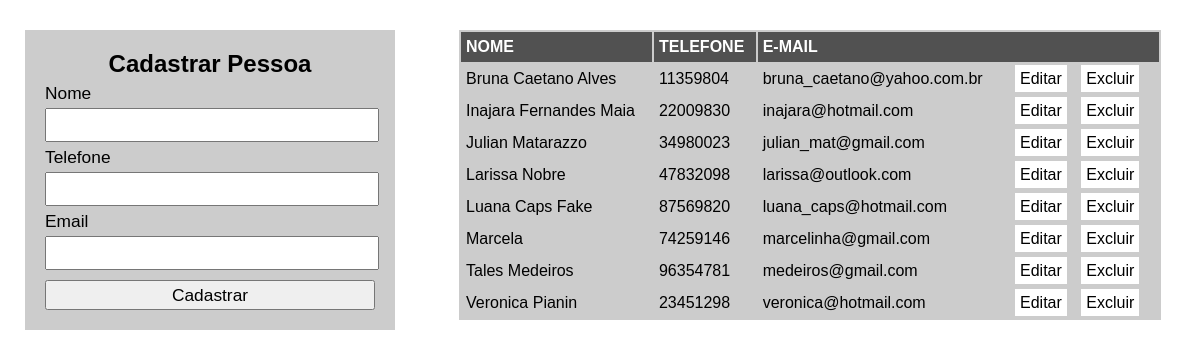
The page /CRUD-PESSOA/index.php on the database its author committed.
### tables this page shows
CREATE TABLE `pessoa` (
  `id` int(11) NOT NULL AUTO_INCREMENT,
  `nome` varchar(40) DEFAULT NULL,
  `telefone` varchar(15) DEFAULT NULL,
  `email` varchar(50) DEFAULT NULL,
  PRIMARY KEY (`id`)
);

### CRUD-PESSOA/class-pessoa.php (called while the page is built, shortened)
<?php
Class Pessoa{
    private $pdo;
    public function __construct($dbname,$host,$user,$senha)
    {
        try{
            $this->pdo = new PDO("mysql:dbname=".$dbname.";host=".$host,$user,$senha);
        }catch(PDOException $e){
            echo "Erro com banco de dados:".$e->getMessage();
            exit();
        }catch(Exception $e){
            echo "Erro generico:" . $e->getMessage();
            exit();
        }
    }
    public function buscarDados(){
        $cmd = $this->pdo ->query("SELECT * FROM pessoa ORDER BY nome");
        $res = $cmd ->fetchAll(PDO::FETCH_ASSOC);
        return $res;
    }
    }

### CRUD-PESSOA/index.php (the view, shortened to what this page needs)
<?php
require_once 'class-pessoa.php';
$p = new Pessoa("crudpdo", "localhost", "root", "");
?>
<!DOCTYPE html>
<html lang="en">
<head>
    <link rel="stylesheet" href="estilo.css">
</head>
<body>
    <div class="sessoes">
        <section id="esquerdo">
            <form action="" method="post">
                <h2>Cadastrar Pessoa</h2>
                <label for="nome">Nome</label>
                <input type="text" name="nome" id="nome" value="<?php if (isset($res)) {echo $res['nome'];} ?>">
                <label for="telefone">Telefone</label>
                <input type="text" name="telefone" id="telefone" value="<?php if (isset($res)) {echo $res['telefone'];} ?>">
                <label for="email">Email</label>
                <input type="email" name="email" id="email" value="<?php if (isset($res)) {echo $res['email'];} ?>">
                <input type="submit" value="<?php if (isset($res)) {echo "Atualizar";} else {echo "Cadastrar";
                                            } ?>">
            </form>
        </section>
        <section id="direito">
            <table>
                <tr id="titulo">
                    <td>NOME</td>
                    <td>TELEFONE</td>
                    <td colspan="2">E-MAIL</td>
                </tr>
                <?php
                $dados = $p->buscarDados();
                $tamanho_dados = count($dados);
                if ($tamanho_dados > 0) {
                    for ($i = 0; $i < $tamanho_dados; $i++) {
                        echo "<tr>";
                        foreach ($dados[$i] as $k => $v) {
                            if ($k != "id") {
                                echo "<td>" . $v . "</td>";
                            }
                        }
                ?>
                        <td>
                            <a href="index.php?id_update=<?php echo $dados[$i]['id']; ?>">Editar</a>
                            <a href="index.php?id=<?php echo $dados[$i]['id'];
                                                    ?>">Excluir</a>
                        </td>
                    <?php
                        echo "</tr>";
                    }
                } else {
                       echo "Ainda não há pessoas cadastradas!";
                }
                ?>
            </table>
        </section>
    </div>
</body>
</html>

### CRUD-PESSOA/estilo.css (style rules this page uses)
* { padding: 0; margin: 0; font-family: Arial, Helvetica, sans-serif; }
label, input { display: block; line-height: 30px; height: 30px; outline: none; font-size: 13pt; width: 100%; }
form { width: 330px; background-color: rgba(0,0,0,.2); padding: 20px; margin: 30px auto; }
input[type="submit"] { margin-top: 10px; cursor: pointer; }
#esquerdo { width: 35%; height: 500px; }
#direito { width: 65%; height: 500px; }
.sessoes { display: flex; }
table { background-color: rgba(0,0,0,.2); width: 90%; margin: 30px auto; }
tr { line-height: 30px; }
tr#titulo { font-weight: bold; color:#fff; background-color: rgba(0,0,0,.6); }
td { padding: 0px 5px; }
a { background-color: white; color:black; padding:5px; margin: 0px 5px; text-decoration: none; }
h2 { text-align: center; }

### rows shown on the page
pessoa: nome "Bruna Caetano Alves", telefone "11359804", email "bruna_caetano@yahoo.com.br"
pessoa: nome "Inajara Fernandes Maia", telefone "22009830", email "inajara@hotmail.com"
pessoa: nome "Julian Matarazzo", telefone "34980023", email "julian_mat@gmail.com"
pessoa: nome "Larissa Nobre", telefone "47832098", email "larissa@outlook.com"
pessoa: nome "Luana Caps Fake", telefone "87569820", email "luana_caps@hotmail.com"
pessoa: nome "Marcela", telefone "74259146", email "marcelinha@gmail.com"
pessoa: nome "Tales Medeiros", telefone "96354781", email "medeiros@gmail.com"
pessoa: nome "Veronica Pianin", telefone "23451298", email "veronica@hotmail.com"
